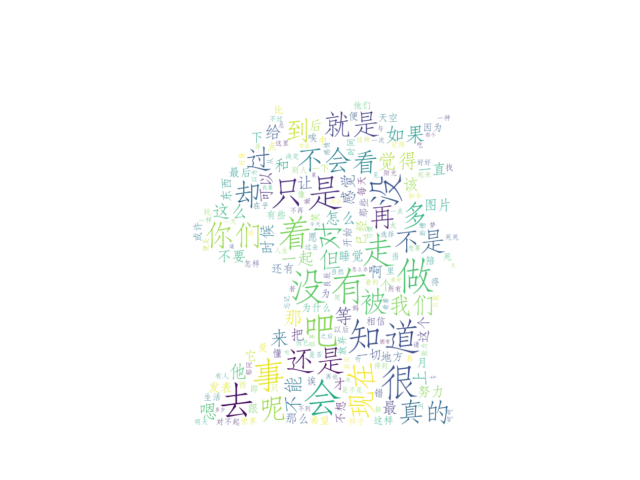

Write Python code to recreate this figure.
import pymongo
import re
from wordcloud import WordCloud
import jieba
from PIL import Image
import numpy as np
import matplotlib.pyplot as plt
import collections
import json

client = pymongo.MongoClient(host='localhost', port=27017)
db = client.kongjian
collection = db.ss


# 选取内容不为空的说说
def get_content():
    results = collection.find({'content': {'$ne' : ''}})
    for result in results:
        with open('process.txt', 'a', encoding='gb18030') as file:
            file.write(result.get('content'))


# 删除文本中的字符
def process_content():
    with open('process.txt', 'r', encoding='gb18030') as file:
        text = file.read()
        # 若需要删除数字与字符则在[]*中最后加上[a-zA-Z0-9]
        pattern = re.compile(r'[=～@：‥…%{}<>\"、\'“”\?！!~,，。#（）【】\[\]？\\./]*')
        text = re.sub(pattern, '', text)
        # 可以选择再把处理后的数据再写入文件，但是存在字符编码的问题
        # with open('result.txt', 'a', encoding='gb18030') as result:
        #     result.write(text)
        return text


# 判断字符是否为中文
def is_Chinese(word):
    for ch in word:
        if '\u4e00' <= ch <= '\u9fff':
            return True
    return False


# 获取一定出现频率的词
def get_word_dict(text):
    # 分词
    seg_list_exact = jieba.cut(text, cut_all = False)
    # 存储所有的分词
    object_list = []
    # kick_words_first = [' ', '我', '的', '了', '在', '你', '是',
    #                     '有', '也', '都', '好', '说', '就', '不', '要']
    # 要剔除的分词
    kick_words_sec = []
    for word in seg_list_exact: # 循环读出每个分词
        object_list.append(word)
    # 统计词频
    words = collections.Counter(object_list)
    # 存储词频在一定频率的字词
    for word in words:
        if words.get(word) > 100:
            kick_words_sec.append(word)
        elif not is_Chinese(word):
            kick_words_sec.append(word)

    # 删除这些频率的字词
    for word in kick_words_sec:
            words.pop(word)
    return words


# 生成词云
def generate_word_cloud(words):
    # 词云图背景
    alice_mask = np.array(Image.open('ciyun.jpg'))
    # 词云图生成
    word_cloud = WordCloud(font_path='fzfs.ttf', background_color='white', max_words=200, max_font_size=80,
                          mask=alice_mask)
    word_cloud.generate_from_frequencies(words)
    # interpolation: 插值法
    plt.imshow(word_cloud, interpolation='bilinear')
    # 去坐标轴
    plt.axis('off')
    plt.savefig('word_cloud.png')
    plt.show()


# 主函数
if __name__ == '__main__':
    # get_content()
    text = process_content()
    words = get_word_dict(text)
    print(words)
    generate_word_cloud(words)
